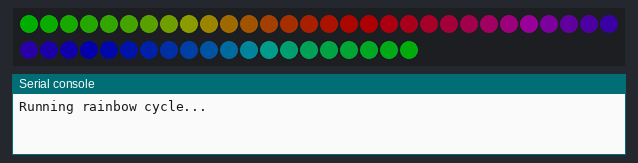
The program below on a simulated CircuitPython board. Shown: 50 RGB LEDs in strip order, left to right, continuing on the next row, the last lines printed to the serial console. Dim RGB values are drawn brighter than linear.

Above: at 0.15 s.
At 11.7 s:
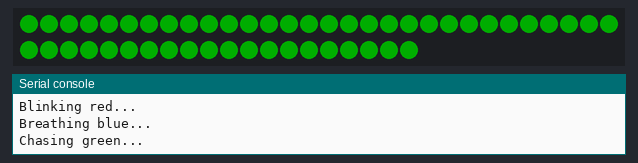
At 15.93 s:
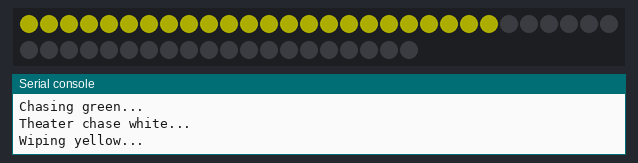
At 24.28 s:
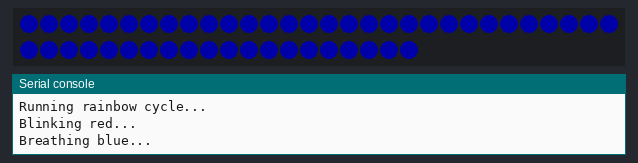
At 31.38 s:
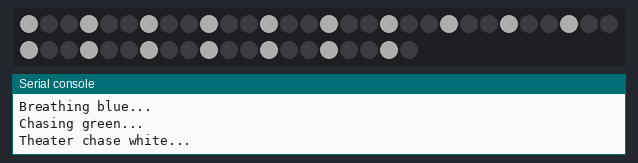
At 38.6 s:
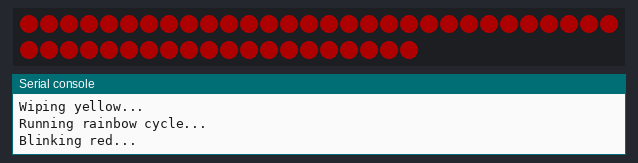

Measured:
- what the display in image 1 shows lasts 0.6 s, from 11.6 s to 12.2 s
- what the display in image 5 shows lasts 0.5 s, from 38.5 s to 39.0 s

The program:

ledTest.py
```python
import time
import board
import neopixel

# Choose an open pin connected to the Data In of the NeoPixel strip, i.e. board.D18
pixel_pin = board.D21

# The number of NeoPixels
num_pixels = 50

# The order of the pixel colors - RGB or GRB. Some NeoPixels have red and green reversed!
ORDER = neopixel.GRB

pixels = neopixel.NeoPixel(
    pixel_pin, num_pixels, brightness=0.2, auto_write=False, pixel_order=ORDER
)

# Color Wheel Function
def wheel(pos):
    if pos < 0 or pos > 255:
        r = g = b = 0
    elif pos < 85:
        r = int(pos * 3)
        g = int(255 - pos * 3)
        b = 0
    elif pos < 170:
        pos -= 85
        r = int(255 - pos * 3)
        g = 0
        b = int(pos * 3)
    else:
        pos -= 170
        r = 0
        g = int(pos * 3)
        b = int(255 - pos * 3)
    return (r, g, b) if ORDER in (neopixel.RGB, neopixel.GRB) else (r, g, b, 0)

# Rainbow Cycle
def rainbow_cycle(wait):
    for j in range(255):
        for i in range(num_pixels):
            pixel_index = (i * 256 // num_pixels) + j
            pixels[i] = wheel(pixel_index & 255)
        pixels.show()
        time.sleep(wait)

# Blink Effect
def blink(color, wait, times):
    for _ in range(times):
        pixels.fill(color)
        pixels.show()
        time.sleep(wait)
        pixels.fill((0, 0, 0))
        pixels.show()
        time.sleep(wait)

# Breathing Effect (fixed)
def breathe(color, steps, pause):
    for b in range(steps):
        scale = b / steps
        scaled_color = tuple(int(c * scale) for c in color)
        pixels.fill(scaled_color)
        pixels.show()
        time.sleep(pause)
    for b in range(steps, -1, -1):
        scale = b / steps
        scaled_color = tuple(int(c * scale) for c in color)
        pixels.fill(scaled_color)
        pixels.show()
        time.sleep(pause)

# Color Chase
def color_chase(color, wait):
    for i in range(num_pixels):
        pixels[i] = color
        pixels.show()
        time.sleep(wait)
    time.sleep(0.5)

# Theater Chase
def theater_chase(color, wait):
    for j in range(10):
        for q in range(3):
            for i in range(0, num_pixels, 3):
                if (i + q) < num_pixels:
                    pixels[i + q] = color
            pixels.show()
            time.sleep(wait)
            for i in range(0, num_pixels, 3):
                if (i + q) < num_pixels:
                    pixels[i + q] = (0, 0, 0)

# Color Wipe
def color_wipe(color, wait):
    for i in range(num_pixels):
        pixels[i] = color
        pixels.show()
        time.sleep(wait)

# Clear All Pixels
def clear_pixels():
    pixels.fill((0, 0, 0))
    pixels.show()

# Main Function
def main():
    while True:
        print("Running rainbow cycle...")
        rainbow_cycle(0.001)
        clear_pixels()

        print("Blinking red...")
        blink((255, 0, 0), 0.5, 5)
        clear_pixels()

        print("Breathing blue...")
        breathe((0, 0, 255), 50, 0.02)
        clear_pixels()

        print("Chasing green...")
        color_chase((0, 255, 0), 0.05)
        clear_pixels()

        print("Theater chase white...")
        theater_chase((255, 255, 255), 0.1)
        clear_pixels()

        print("Wiping yellow...")
        color_wipe((255, 255, 0), 0.02)
        clear_pixels()

if __name__ == "__main__":
    main()
```
